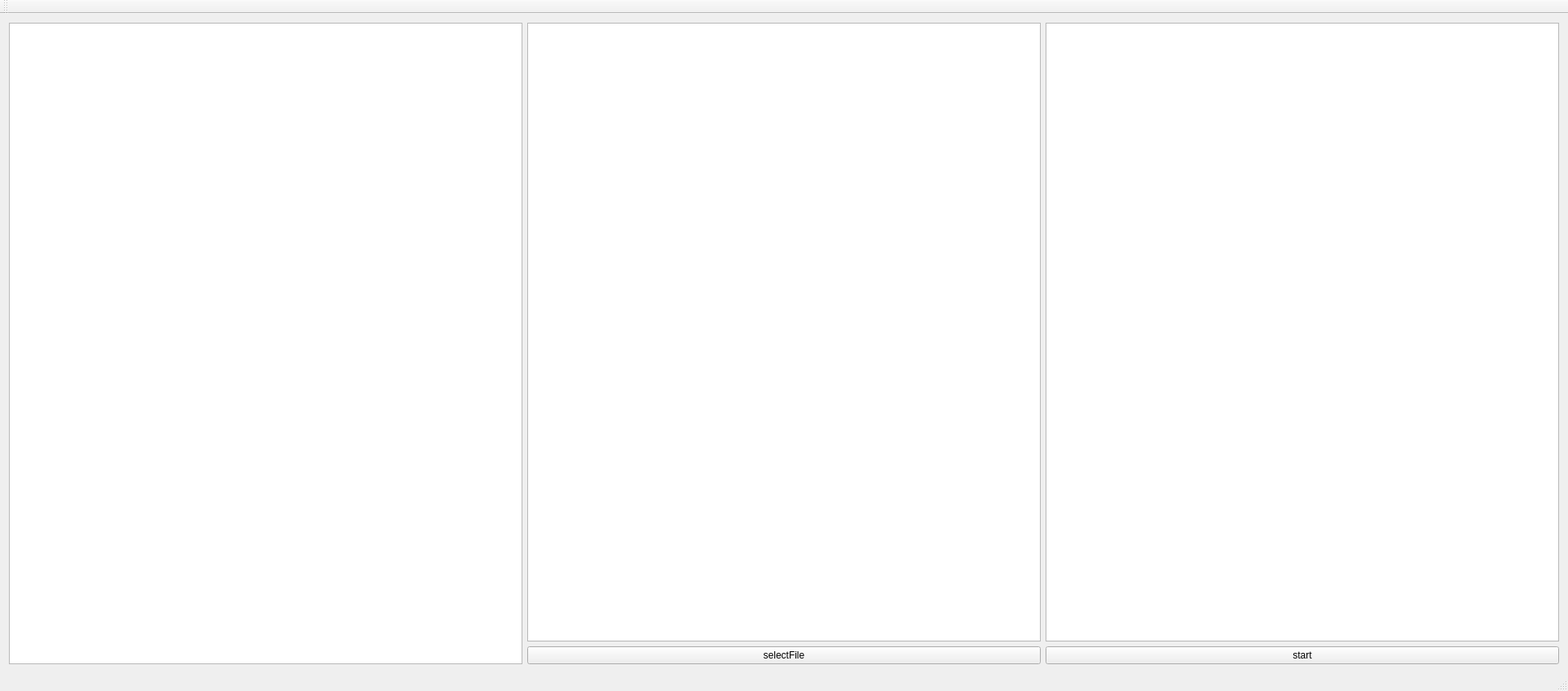
<?xml version="1.0" encoding="UTF-8"?>
<ui version="4.0">
 <class>Viewer</class>
 <widget class="QMainWindow" name="Viewer">
  <property name="geometry">
   <rect>
    <x>0</x>
    <y>0</y>
    <width>1930</width>
    <height>851</height>
   </rect>
  </property>
  <property name="windowTitle">
   <string>ppgViewer</string>
  </property>
  <widget class="QWidget" name="centralWidget">
   <layout class="QHBoxLayout" name="horizontalLayout">
    <item>
     <widget class="QGraphicsView" name="videoPlayer"/>
    </item>
    <item>
     <layout class="QVBoxLayout" name="verticalLayout">
      <item>
       <widget class="QtCharts::QChartView" name="electrocarChart"/>
      </item>
      <item>
       <widget class="QPushButton" name="selectFile">
        <property name="text">
         <string>selectFile</string>
        </property>
       </widget>
      </item>
     </layout>
    </item>
    <item>
     <layout class="QVBoxLayout" name="verticalLayout_3"/>
    </item>
    <item>
     <layout class="QVBoxLayout" name="verticalLayout_2">
      <item>
       <widget class="QtCharts::QChartView" name="heartRateChart"/>
      </item>
      <item>
       <widget class="QPushButton" name="start">
        <property name="text">
         <string>start</string>
        </property>
       </widget>
      </item>
     </layout>
    </item>
   </layout>
  </widget>
  <widget class="QMenuBar" name="menuBar">
   <property name="geometry">
    <rect>
     <x>0</x>
     <y>0</y>
     <width>1930</width>
     <height>23</height>
    </rect>
   </property>
  </widget>
  <widget class="QToolBar" name="mainToolBar">
   <attribute name="toolBarArea">
    <enum>TopToolBarArea</enum>
   </attribute>
   <attribute name="toolBarBreak">
    <bool>false</bool>
   </attribute>
  </widget>
  <widget class="QStatusBar" name="statusBar"/>
 </widget>
 <layoutdefault spacing="6" margin="11"/>
 <customwidgets>
  <customwidget>
   <class>QtCharts::QChartView</class>
   <extends>QGraphicsView</extends>
   <header location="global">qchartview.h</header>
  </customwidget>
 </customwidgets>
 <resources/>
 <connections/>
</ui>
